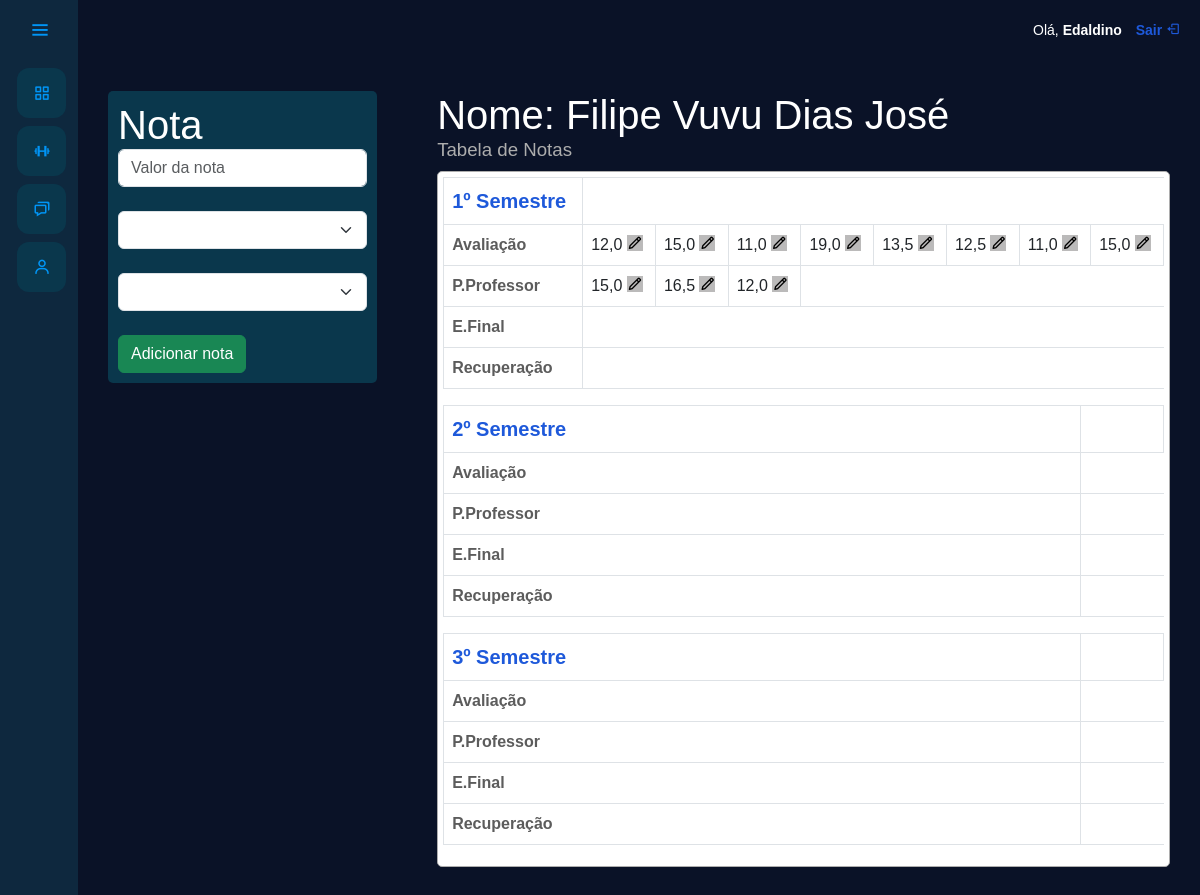
The page /inserir_notas/4/ (signed in) on the database its author committed.
### usuarios/models.py (models this page shows, shortened)
class Users(AbstractUser):
    choices_cargo = (
                    ('P', 'Professor'),
                    ('E', 'Encarregado')
                )
    cargo = models.CharField(max_length=1, choices=choices_cargo, verbose_name="Tipo de Conta")

class Aluno(models.Model):
    nome = models.CharField(max_length=50, verbose_name='Nome')
    sobrenome = models.CharField(max_length=50, verbose_name='Sobrenome')
    numero_matricula = models.CharField(max_length=20, unique=True, verbose_name="Número de Matrícula")
    turma = models.ForeignKey(Turma, on_delete=models.SET_NULL, null=True, blank=True, related_name="alunos", verbose_name="Turma")

class Nota(models.Model):
    SEMESTRE_CHOICES = [
        ('1º Semestre', '1º Semestre'),
        ('2º Semestre', '2º Semestre'),
        ('3º Semestre', '3º Semestre')
    ]
    TIPO_PROVA_CHOICES = [
        ('Avaliação', 'Avaliação'),
        ('Prova do Professor', 'Prova do Professor'),
        ('Exame Final', 'Exame Final'),
        ('Recuperação', 'Recuperação')
    ]
    aluno = models.ForeignKey(Aluno, on_delete=models.CASCADE, related_name="notas")
    professor = models.ForeignKey(Professor, on_delete=models.SET_NULL, null=True, blank=True, related_name="notas_lancadas")
    turma = models.ForeignKey(Turma, on_delete=models.CASCADE, related_name="notas")
    disciplina = models.CharField(max_length=100, verbose_name="Disciplina")
    semestre = models.CharField(max_length=15, choices=SEMESTRE_CHOICES, verbose_name="Semestre")
    tipo_prova = models.CharField(max_length=20, choices=TIPO_PROVA_CHOICES, verbose_name="Tipo de Prova")
    nota = models.DecimalField(max_digits=5, decimal_places=1, verbose_name="Nota")
    data_lancamento = models.DateField(auto_now_add=True, verbose_name="Data de Lançamento")

### usuarios/views.py (the view, shortened to what this page needs)
# urls.py: path('inserir_notas/<str:id_aluno>/', views.inserir_notas, name='inserir_notas'),
@has_role_decorator('professor')
def inserir_notas(request, id_aluno):
    if request.method == 'GET':
        aluno = Aluno.objects.get(id=id_aluno)
        t_prova = Nota.TIPO_PROVA_CHOICES
        semestre = Nota.SEMESTRE_CHOICES
        notas_aluno = Nota.objects.filter(aluno=aluno)
        return render(request, 'inserir_notas.html', {'aluno': aluno, 'tipo_prova': t_prova, 'semestres': semestre, 'all_notas': notas_aluno})

### usuarios/templates/inserir_notas.html (shortened to what this page needs)
{% extends "base.html" %}
{% load static %}
{% block 'head' %}
    <link rel="stylesheet" href="{% static 'usuarios/css/tumas.css' %}">
{% endblock %}
{% block 'dashboard_professor' %}
    <div class="container-notas">
        <div id="inserirNotas" class="inserir-Notas">
            <div class="content-add_notas">
                <form action="{% url 'inserir_notas' aluno.id %}" method="POST" class="form-nota">{% csrf_token %}
                    <h1>Nota</h1>
                    <input type="text" required placeholder="Valor da nota" name="nota" class="form-control">
                    <br>
                    <select name="tipo-prova" id="tipoProva" class="form-select">
                        <option value=""></option>
                        {% for p, prova in tipo_prova %}
                            <option value="{{p}}">{{prova}}</option>
                        {% endfor %}
                    </select>
                    <br>
                    <select name="semestre" id="tipoProva" class="form-select">
                        <option value=""></option>
                        {% for s, semestre in semestres %}
                            <option value="{{s}}">{{semestre}}</option>
                        {% endfor %}
                    </select>
                    <br>
                    <input type="submit" value="Adicionar nota" class="btn btn-success">
                </form>
            </div>
        </div>
        <div id="tabelaDeNotas" class="tabela-De-Notas">
            <h1>Nome: {{aluno.nome}} {{aluno.sobrenome}}</h1>
            <h3 style="color: rgb(173, 173, 173);">Tabela de Notas</h3>
            <div class="content-table_notas">
                <table class="table table-bordered table-responsive">
                    <thead class="thead-darck">
                        <tr class="bg-success">
                            <th style="color: #1e59da; font-size: 15pt;" scope="col">1º Semestre</th>
                        </tr>
                    </thead>
                    <tbody>
                        <tr>
                            <th style="color: rgb(92, 92, 92);" scope="row">Avaliação</th>
                            {% for notas in all_notas %}
                                {% if notas.tipo_prova == 'Avaliação' and notas.semestre == '1º Semestre' %}
                                    <td id="valorNota">
                                        {{notas.nota}}
                                        <button
                                            style="background-color: rgb(187, 186, 186); border: none;"
                                            class="bx bx-pencil open-modal"
                                            data-modal="modal-1"
                                            onclick="attNota({{notas.id}})">
                                        </button>
                                    </td>
                                {% endif %}
                            {% endfor %}
                        </tr>
                        <tr>
                            <th style="color: rgb(92, 92, 92);" scope="row">P.Professor</th>
                            {% for notas in all_notas %}
                                {% if notas.tipo_prova == 'Prova do Professor' and notas.semestre == '1º Semestre' %}
                                    <td id="valorNota">
                                        {{notas.nota}}
                                        <button
                                            style="background-color: rgb(187, 186, 186); border: none;"
                                            class="bx bx-pencil open-modal"
                                            data-modal="modal-1"
                                            onclick="attNota({{notas.id}})">
                                        </button>
                                    </td>
                                {% endif %}
                            {% endfor %}
                        </tr>
                        <tr>
                            <th style="color: rgb(92, 92, 92);" scope="row">E.Final</th>
                        </tr>
                        <tr>
                            <th style="color: rgb(92, 92, 92);" scope="row">Recuperação</th>
                        </tr>
                    </tbody>
                </table>
                <table class="table table-bordered table-responsive">
                    <thead class="thead-dark">
                        <tr>
                            <th style="color: #1e59da; font-size: 15pt;" scope="col">2º Semestre</th>
                            <th scope="col"></th>
                        </tr>
                    </thead>
                    <tbody>
                        <tr>
                            <th style="color: rgb(92, 92, 92);" scope="row">Avaliação</th>
                        </tr>
                        <tr>
                            <th style="color: rgb(92, 92, 92);" scope="row">P.Professor</th>
                        </tr>
                        <tr>
                            <th style="color: rgb(92, 92, 92);" scope="row">E.Final</th>
                        </tr>
                        <tr>
                            <th style="color: rgb(92, 92, 92);" scope="row">Recuperação</th>
                        </tr>
                    </tbody>
                </table>
                <table class="table table-bordered table-responsive">
                    <thead class="thead-dark">
                        <tr>
                            <th style="color: #1e59da; font-size: 15pt;" scope="col">3º Semestre</th>
                            <th scope="col"></th>
                        </tr>
                    </thead>
                    <tbody>
                        <tr>
                            <th style="color: rgb(92, 92, 92);" scope="row">Avaliação</th>
                        </tr>
                        <tr>
                            <th style="color: rgb(92, 92, 92);" scope="row">P.Professor</th>
                        </tr>
                        <tr>
                            <th style="color: rgb(92, 92, 92);" scope="row">E.Final</th>
                        </tr>
                        <tr>
                            <th style="color: rgb(92, 92, 92);" scope="row">Recuperação</th>
                        </tr>
                    </tbody>
                </table>
            </div>
        </div>
    </div>
{% endblock %}

### templates/base.html (shortened to what this page needs)
{% load static %}
{% load permission_tags %}
<!doctype html>
<html lang="pt-br">
<head>
    <link href="https://cdn.jsdelivr.net/npm/bootstrap@5.3.0/dist/css/bootstrap.min.css" rel="stylesheet">
    <link rel="stylesheet" href="{% static 'general/css/base.css' %}">
    <link rel="stylesheet" href="{% static 'general/css/general.css' %}">
    <link href='https://unpkg.com/boxicons@2.0.7/css/boxicons.min.css' rel='stylesheet'>
    {% block 'head' %}{% endblock %}
</head>
<body>
    <div class="sidebar">
        <div class="logo-details">
            <i class='bx bx-menu' id="btn" ></i>
        </div>
        {% if user|has_role:'professor' %}
            <ul class="nav-list">
                <li>
                    <a href="{% url 'turmas' %}">
                        <i class="bx bx-grid-alt"></i>
                    </a>
                </li>
                <li>
                    <a href="#">
                        <i class="bx bx-dumbbell"></i>
                    </a>
                </li>
                <li>
                    <a href="#">
                        <i class="bx bx-chat"></i>
                    </a>
                </li>
                <li>
                    <a href="#">
                        <i class="bx bx-user"></i>
                    </a>
                </li>
            </ul>
        {% endif %}
    </div>
    <section class="home-section">
        <div class="nav-bar">
            <p>Olá, <strong>{{user.first_name}}</strong> <a href="{% url 'sair' %}">Sair <i class="bx bx-log-out"></i></a></p>
        </div>
        {% if user|has_role:'professor' %}
            {% block 'dashboard_professor' %}
            {% endblock %}
        {% endif %}
    </section>
</body>
</html>

### templates/static/general/css/base.css (style rules this page uses)
*:not(dialog) { margin: 0; padding: 0; box-sizing: border-box; font-family: "Poppins" , sans-serif; }
.sidebar { position: fixed; left: 0; top: 0; height: 100%; width: 78px; background: var(--dark-color); padding: 6px, 0; z-index: 99; transition: all 0.5s ease; }
.sidebar .logo-details { height: 60px; padding-left: 15px; display: flex; align-items: center; position: relative; }
.sidebar .logo-details #btn { position: absolute; top: 50%; right: 13px; transform: translateY(-50%); font-size: 22px; transition: all 0.4s ease; font-size: 23px; text-align: center; cursor: pointer; transition: all 0.5s ease; }
.sidebar i { color: #0095f6; height: 60px; min-width: 50px; font-size: 28px; text-align: center; line-height: 60px; }
.sidebar .nav-list { height: 100%; padding-left: 5px; }
.sidebar li { position: relative; margin: 8px 12px; list-style: none; }
.sidebar li a { margin-left: 0; display: flex; height: 100%; width: 100%; border-radius: 12px; align-items: center; text-decoration: none; transition: all 0.4s ease; background: var(--main-color); }
.sidebar li i { height: 50px; line-height: 50px; font-size: 18px; border-radius: 12px; }
.home-section { position: relative; min-height: 100vh; top: 0; background: #0A1227; left: 78px; color: white; width: calc(100% - 78px); transition: all 0.5s ease; z-index: 2; overflow-y: auto; }
.nav-bar { display: flex; align-items: center; justify-content: right; padding: 20px; background: transparent; }
.nav-bar a { text-decoration: none; color: #1e59da; font-weight: bold; padding-left: 10px; }
.nav-bar p { font-size: 14px; }

### templates/static/general/css/general.css (style rules this page uses)
:root { --main-color: #0A374C; --dark-color: #0E283E; --light-color: #ffc27f; --contrast-color: #f88863; --differential-color: #ffe29a; }

### templates/static/usuarios/css/tumas.css (style rules this page uses)
*:not(dialog) { margin: 0; padding: 0; box-sizing: border-box; }
h3 { font-size: 14pt; margin-bottom: 10px; }
.container-notas { display: flex; }
.tabela-De-Notas { padding: 30px; }
.tabela-De-Notas { width:100%; height: 100%; }
.inserir-Notas { width: 450px; color: white; padding: 30px; }
.content-add_notas { background-color: #0A374C; padding: 10px; border-radius: 5px; }
.content-table_notas { height: 100%; padding: 5px; border-radius: 5px; margin-bottom: 10px; background-color: white; border: 1px solid rgb(173, 173, 173); }

### rows shown on the page
Users: first_name "Edaldino"
Aluno: nome "Filipe", sobrenome "Vuvu Dias José"
Nota: nota "12,0"
Nota: nota "15,0"
Nota: nota "11,0"
Nota: nota "19,0"
Nota: nota "13,5"
Nota: nota "12,5"
Nota: nota "11,0"
Nota: nota "15,0"
Nota: nota "15,0"
Nota: nota "16,5"
Nota: nota "12,0"
